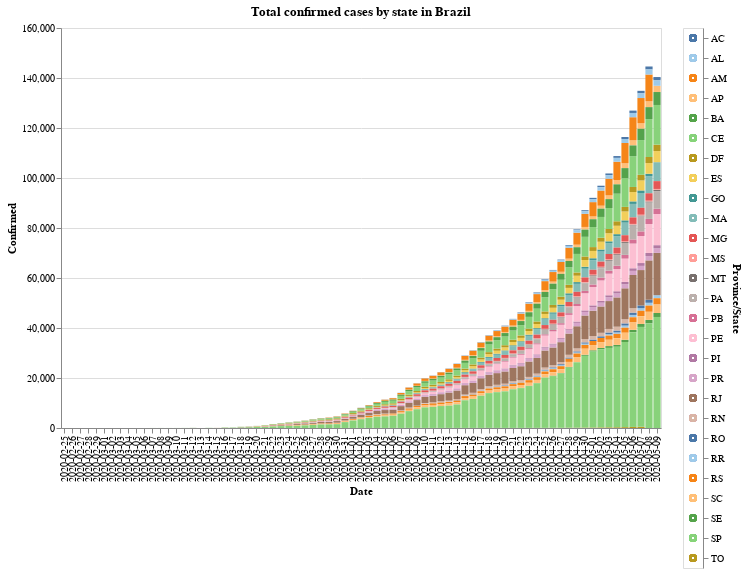

The cell this chart's notebook holds for it:
### Code cell
#hide_input
input_dropdown = alt.binding_select(options=df[STATE_COLUMN].unique())
selection1 = alt.selection_single(fields=[STATE_COLUMN], bind=input_dropdown, name=' ')
selection2 = alt.selection_multi(fields=[STATE_COLUMN], on='mouseover')
color = alt.condition(selection1 | selection2,
                    alt.Color(STATE_COLUMN+':N', scale=alt.Scale(scheme='tableau20'), legend=None),
                    alt.value('lightgray'))

chart = alt.Chart(df).mark_bar().encode(
    x=alt.X(DATE_COLUMN+':O', axis=alt.Axis(title=DATE_COLUMN)),
    y=alt.Y(CONFIRMED_COLUMN, axis=alt.Axis(title=CONFIRMED_COLUMN)),
    color=color,
    tooltip=[DATE_COLUMN, STATE_COLUMN, CONFIRMED_COLUMN],
    order=alt.Order(
    STATE_COLUMN,
    sort='descending'
    )
).properties(
    title='Total confirmed cases by state in Brazil'
).add_selection(
    selection1, selection2
).transform_filter(
    selection1
)

legend = alt.Chart(df).mark_point().encode(
    y=alt.Y(STATE_COLUMN+':N', axis=alt.Axis(orient='right')),
    color=color
).add_selection(
    selection1, selection2
)

chart.properties(width=CHART_WIDTH, height=CHART_HEIGHT) | legend

### Figure 1 — Vega-Lite specification as saved in the notebook (floating-point values rounded to 4 significant figures; data arrays with more than 128 entries replaced by an {"elided": "..."} marker saying what was removed)
{"config": {"view": {"continuousWidth": 400, "continuousHeight": 300}}, "hconcat": [{"mark": "bar", "encoding": {"color": {"condition": {"type": "nominal", "field": "Province/State", "legend": null, "scale": {"scheme": "tableau20"}, "selection": {"or": [" ", "selector001"]}}, "value": "lightgray"}, "order": {"type": "nominal", "field": "Province/State", "sort": "descending"}, "tooltip": [{"type": "nominal", "field": "Date"}, {"type": "nominal", "field": "Province/State"}, {"type": "quantitative", "field": "Confirmed"}], "x": {"type": "ordinal", "axis": {"title": "Date"}, "field": "Date"}, "y": {"type": "quantitative", "axis": {"title": "Confirmed"}, "field": "Confirmed"}}, "height": 400, "selection": {" ": {"type": "single", "fields": ["Province/State"], "bind": {"input": "select", "options": ["SE", "TO", "AC", "RR", "RS", "SC", "SP", "RO", "RN", "RJ", "PR", "PI", "PE", "PB", "MT", "PA", "MS", "MA", "MG", "GO", "ES", "DF", "CE", "AP", "AM", "BA", "AL"]}}, "selector001": {"type": "multi", "fields": ["Province/State"], "on": "mouseover"}}, "title": "Total confirmed cases by state in Brazil", "transform": [{"filter": {"selection": " "}}], "width": 600}, {"mark": "point", "encoding": {"color": {"condition": {"type": "nominal", "field": "Province/State", "legend": null, "scale": {"scheme": "tableau20"}, "selection": {"or": [" ", "selector001"]}}, "value": "lightgray"}, "y": {"type": "nominal", "axis": {"orient": "right"}, "field": "Province/State"}}, "selection": {" ": {"type": "single", "fields": ["Province/State"], "bind": {"input": "select", "options": ["SE", "TO", "AC", "RR", "RS", "SC", "SP", "RO", "RN", "RJ", "PR", "PI", "PE", "PB", "MT", "PA", "MS", "MA", "MG", "GO", "ES", "DF", "CE", "AP", "AM", "BA", "AL"]}}, "selector001": {"type": "multi", "fields": ["Province/State"], "on": "mouseover"}}}], "data": {"name": "data-2eaa59fe8240d9b1fb8eb9b05dbbbc46"}, "$schema": "https://vega.github.io/schema/vega-lite/v4.8.1.json", "datasets": {"data-2eaa59fe8240d9b1fb8eb9b05dbbbc46": {"elided": "1507 records"}}}
